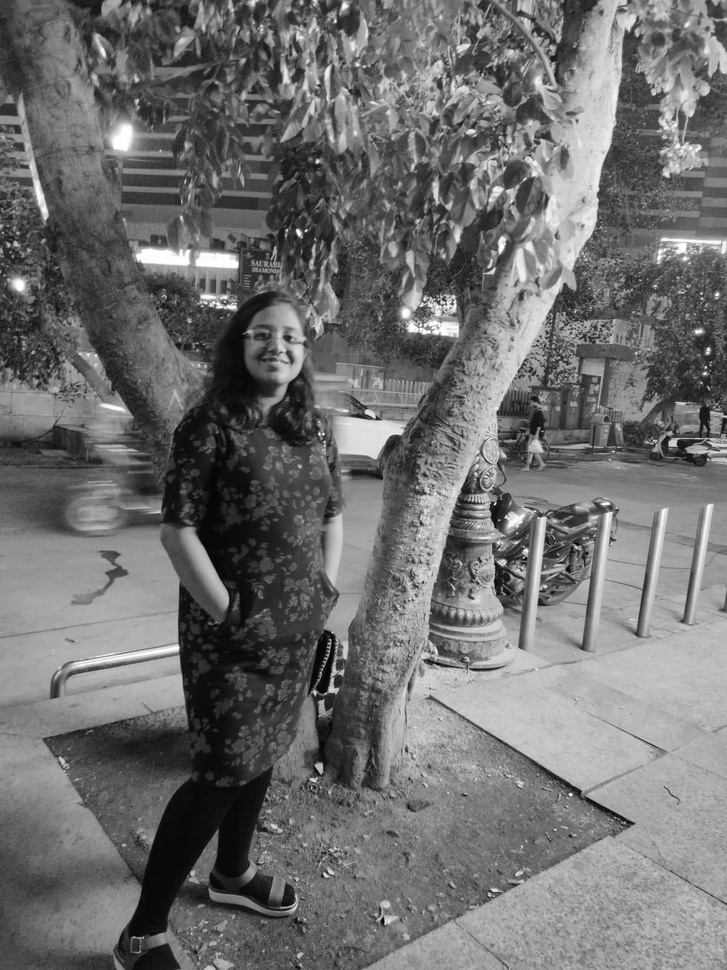
%> input picture computing1/grayPhoto.jpg, 727 x 970 px, shrunk from 1200 x 1600 before the run
$ octave q2_2.m   (GNU Octave 9; MATLAB toolbox functions it lacks are replaced by stand-ins)
%> lines starting %> are read from the running program, lines starting %| are printed output that depends on the picture
% Loading the night-time grayscale photo
photo = imread('grayPhoto.jpg');
%> photo is the input picture: size 970x727 uint8; min 0, max 255, mean 111.1

% Displaying the original image
figure;
imshow(photo);
title('Original Image');

% Defining a range of values for 'a' to experiment with (e.g., from 1.0 to 3.0)
a_values = 1.0 : 1 : 4.0;
b = 1;
% Iterate through different 'a' values and display the brightened images
for a = a_values
    % Brightening the image by multiplying pixel values by 'a'
    brightened_image = a * photo;

    % Displaying the brightened image
    figure;
    imshow(uint8(brightened_image));  % Convert back to uint8 for display
    title(b);
    b = b+1;
end
%> this loop made 4 passes
%> pass 2, `brightened_image = a * photo;`:
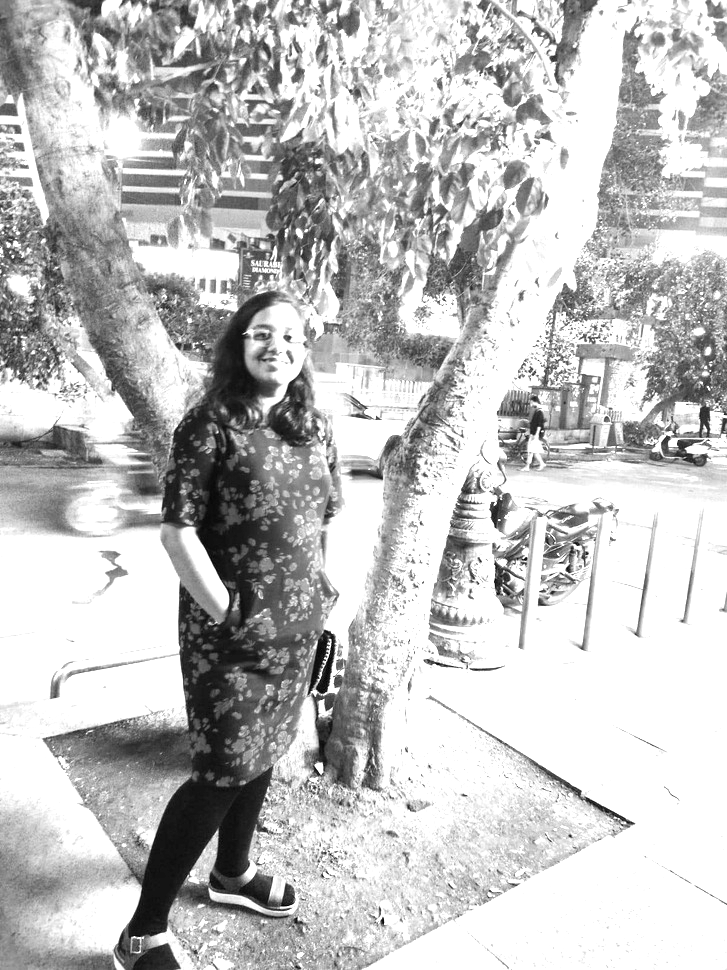
%> brightened_image: size 970x727 uint8; min 0, max 255, mean 193
%> pass 3, `brightened_image = a * photo;`:
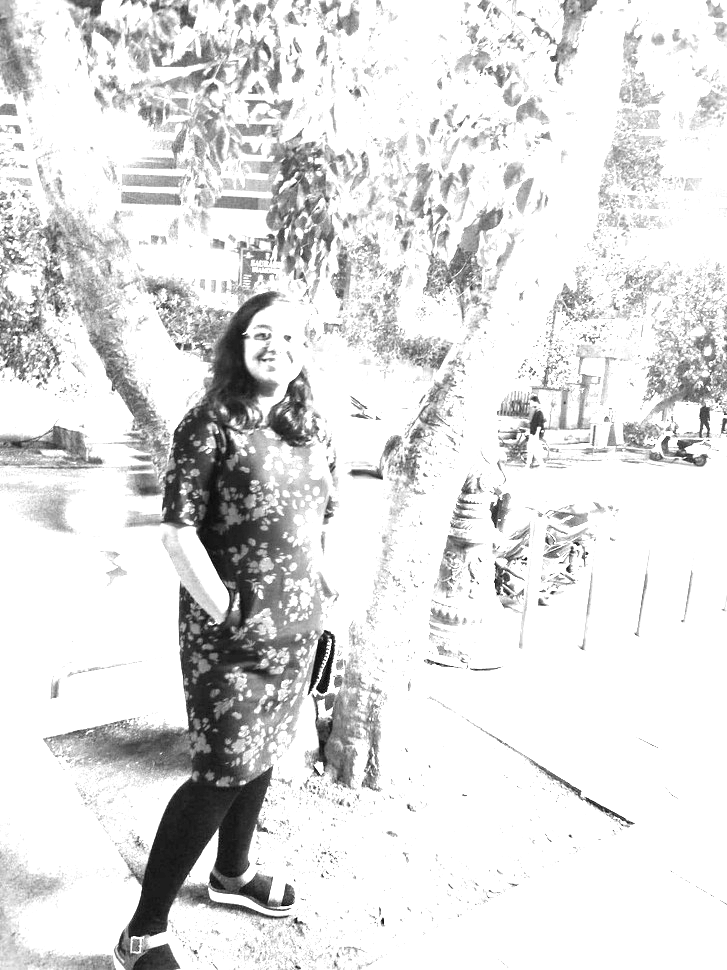
%> brightened_image: size 970x727 uint8; min 0, max 255, mean 223.4
%> after the loop, b = 5
% The original image has best visual appearance.
